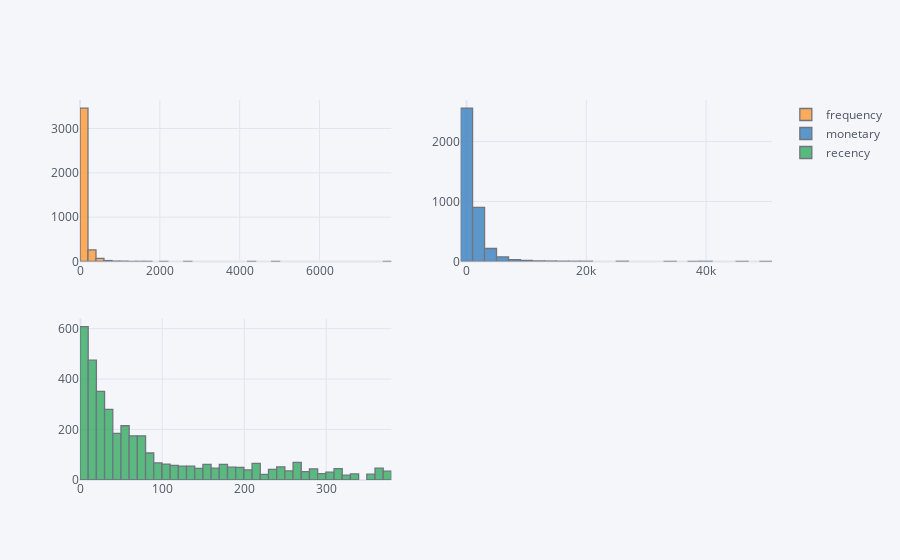

Write notebook code for a chart like this one.
### Code cell
df_kmeans[skew_cols.index].iplot(kind='histogram',subplots=True,bins=50)

### Figure 1 — Plotly figure (JSON) as saved in the notebook; plotly's stock layout.template omitted (floating-point values rounded to 4 significant figures; data arrays with more than 128 entries replaced by an {"elided": "..."} marker saying what was removed)
{"data": [{"histfunc": "count", "histnorm": "", "marker": {"color": "rgba(255, 153, 51, 1.0)", "line": {"color": "#4D5663", "width": 1.3}}, "name": "frequency", "nbinsx": 50, "opacity": 0.8, "orientation": "v", "type": "histogram", "x": {"elided": "3842 int values"}, "xaxis": "x", "yaxis": "y"}, {"histfunc": "count", "histnorm": "", "marker": {"color": "rgba(55, 128, 191, 1.0)", "line": {"color": "#4D5663", "width": 1.3}}, "name": "monetary", "nbinsx": 50, "opacity": 0.8, "orientation": "v", "type": "histogram", "x": {"elided": "3842 float values"}, "xaxis": "x2", "yaxis": "y2"}, {"histfunc": "count", "histnorm": "", "marker": {"color": "rgba(50, 171, 96, 1.0)", "line": {"color": "#4D5663", "width": 1.3}}, "name": "recency", "nbinsx": 50, "opacity": 0.8, "orientation": "v", "type": "histogram", "x": {"elided": "3842 int values"}, "xaxis": "x3", "yaxis": "y3"}], "layout": {"barmode": "overlay", "legend": {"bgcolor": "#F5F6F9", "font": {"color": "#4D5663"}}, "paper_bgcolor": "#F5F6F9", "plot_bgcolor": "#F5F6F9", "title": {"font": {"color": "#4D5663"}}, "xaxis": {"anchor": "y", "domain": [0, 0.45], "gridcolor": "#E1E5ED", "showgrid": true, "tickfont": {"color": "#4D5663"}, "title": {"font": {"color": "#4D5663"}, "text": ""}, "zerolinecolor": "#E1E5ED"}, "xaxis2": {"anchor": "y2", "domain": [0.55, 1], "gridcolor": "#E1E5ED", "showgrid": true, "tickfont": {"color": "#4D5663"}, "title": {"font": {"color": "#4D5663"}, "text": ""}, "zerolinecolor": "#E1E5ED"}, "xaxis3": {"anchor": "y3", "domain": [0, 0.45], "gridcolor": "#E1E5ED", "showgrid": true, "tickfont": {"color": "#4D5663"}, "title": {"font": {"color": "#4D5663"}, "text": ""}, "zerolinecolor": "#E1E5ED"}, "yaxis": {"anchor": "x", "domain": [0.575, 1], "gridcolor": "#E1E5ED", "showgrid": true, "tickfont": {"color": "#4D5663"}, "title": {"font": {"color": "#4D5663"}, "text": ""}, "zerolinecolor": "#E1E5ED"}, "yaxis2": {"anchor": "x2", "domain": [0.575, 1], "gridcolor": "#E1E5ED", "showgrid": true, "tickfont": {"color": "#4D5663"}, "title": {"font": {"color": "#4D5663"}, "text": ""}, "zerolinecolor": "#E1E5ED"}, "yaxis3": {"anchor": "x3", "domain": [0, 0.425], "gridcolor": "#E1E5ED", "showgrid": true, "tickfont": {"color": "#4D5663"}, "title": {"font": {"color": "#4D5663"}, "text": ""}, "zerolinecolor": "#E1E5ED"}}}
